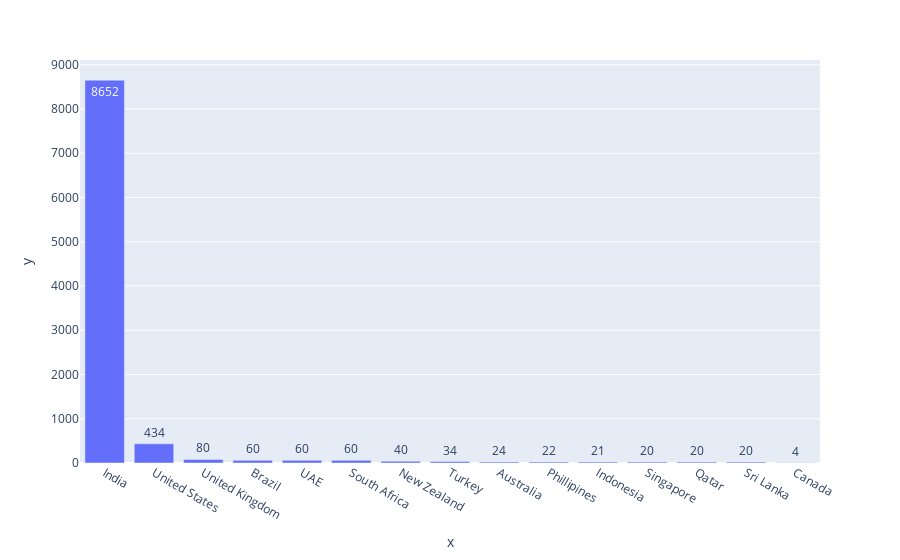

Notebook code cell kept with this figure:
### Code cell
px.bar(x=fd.Country.value_counts().index,y=fd.Country.value_counts().values,text=fd.Country.value_counts().values)

### Figure 1 — Plotly figure (JSON) as saved in the notebook; plotly's stock layout.template omitted (floating-point values rounded to 4 significant figures)
{"data": [{"alignmentgroup": "True", "hovertemplate": "x=%{x}<br>y=%{y}<br>text=%{text}<extra></extra>", "legendgroup": "", "marker": {"color": "#636efa", "pattern": {"shape": ""}}, "name": "", "offsetgroup": "", "orientation": "v", "showlegend": false, "text": [8652, 434, 80, 60, 60, 60, 40, 34, 24, 22, 21, 20, 20, 20, 4], "textposition": "auto", "type": "bar", "x": ["India", "United States", "United Kingdom", "Brazil", "UAE", "South Africa", "New Zealand", "Turkey", "Australia", "Phillipines", "Indonesia", "Singapore", "Qatar", "Sri Lanka", "Canada"], "xaxis": "x", "y": [8652, 434, 80, 60, 60, 60, 40, 34, 24, 22, 21, 20, 20, 20, 4], "yaxis": "y"}], "layout": {"autosize": true, "barmode": "relative", "legend": {"tracegroupgap": 0}, "margin": {"t": 60}, "xaxis": {"anchor": "y", "autorange": true, "domain": [0, 1], "range": [-0.5, 14.5], "title": {"text": "x"}, "type": "category"}, "yaxis": {"anchor": "x", "autorange": true, "domain": [0, 1], "range": [0, 9107.0], "title": {"text": "y"}, "type": "linear"}}}
